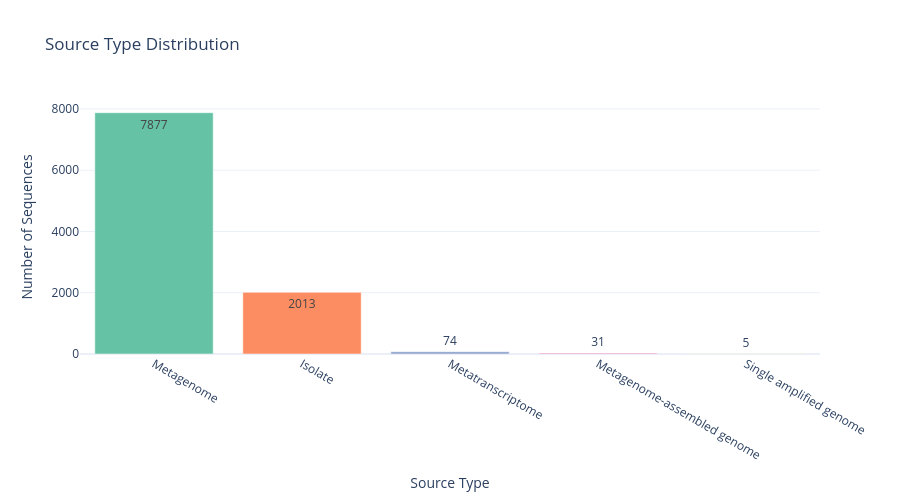

Source (notebook cell):
### Markdown cell above
## Source Type Distribution

Shows whether sequences come from isolate genomes (high quality) or metagenomes (lower quality, often fragmented).

### Code cell
# Count source types
source_counts = df['source_type'].value_counts().reset_index()
source_counts.columns = ['source_type', 'count']
source_counts['percentage'] = (source_counts['count'] / len(df) * 100).round(1)

fig = px.bar(
    source_counts,
    x='source_type',
    y='count',
    title='Source Type Distribution',
    labels={'source_type': 'Source Type', 'count': 'Number of Sequences'},
    text='count',
    color='source_type',
    color_discrete_sequence=px.colors.qualitative.Set2
)


fig.update_layout(
    height=500,
    showlegend=False,
    font=dict(size=12)
)

fig.show()

print("\nSource Type Breakdown:")
print(source_counts)

### Figure 1 — Plotly figure (JSON) as saved in the notebook; plotly's stock layout.template omitted (floating-point values rounded to 4 significant figures)
{"data": [{"hovertemplate": "Source Type=%{x}<br>Number of Sequences=%{text}<extra></extra>", "legendgroup": "Metagenome", "marker": {"color": "rgb(102,194,165)", "pattern": {"shape": ""}}, "name": "Metagenome", "orientation": "v", "showlegend": true, "text": [7877.0], "textposition": "auto", "type": "bar", "x": ["Metagenome"], "xaxis": "x", "y": [7877], "yaxis": "y"}, {"hovertemplate": "Source Type=%{x}<br>Number of Sequences=%{text}<extra></extra>", "legendgroup": "Isolate", "marker": {"color": "rgb(252,141,98)", "pattern": {"shape": ""}}, "name": "Isolate", "orientation": "v", "showlegend": true, "text": [2013.0], "textposition": "auto", "type": "bar", "x": ["Isolate"], "xaxis": "x", "y": [2013], "yaxis": "y"}, {"hovertemplate": "Source Type=%{x}<br>Number of Sequences=%{text}<extra></extra>", "legendgroup": "Metatranscriptome", "marker": {"color": "rgb(141,160,203)", "pattern": {"shape": ""}}, "name": "Metatranscriptome", "orientation": "v", "showlegend": true, "text": [74.0], "textposition": "auto", "type": "bar", "x": ["Metatranscriptome"], "xaxis": "x", "y": [74], "yaxis": "y"}, {"hovertemplate": "Source Type=%{x}<br>Number of Sequences=%{text}<extra></extra>", "legendgroup": "Metagenome-assembled genome", "marker": {"color": "rgb(231,138,195)", "pattern": {"shape": ""}}, "name": "Metagenome-assembled genome", "orientation": "v", "showlegend": true, "text": [31.0], "textposition": "auto", "type": "bar", "x": ["Metagenome-assembled genome"], "xaxis": "x", "y": [31], "yaxis": "y"}, {"hovertemplate": "Source Type=%{x}<br>Number of Sequences=%{text}<extra></extra>", "legendgroup": "Single amplified genome", "marker": {"color": "rgb(166,216,84)", "pattern": {"shape": ""}}, "name": "Single amplified genome", "orientation": "v", "showlegend": true, "text": [5.0], "textposition": "auto", "type": "bar", "x": ["Single amplified genome"], "xaxis": "x", "y": [5], "yaxis": "y"}], "layout": {"barmode": "relative", "font": {"size": 12}, "height": 500, "legend": {"title": {"text": "Source Type"}, "tracegroupgap": 0}, "showlegend": false, "title": {"text": "Source Type Distribution"}, "xaxis": {"anchor": "y", "categoryarray": ["Metagenome", "Isolate", "Metatranscriptome", "Metagenome-assembled genome", "Single amplified genome"], "categoryorder": "array", "domain": [0, 1], "title": {"text": "Source Type"}}, "yaxis": {"anchor": "x", "domain": [0, 1], "title": {"text": "Number of Sequences"}}}}
